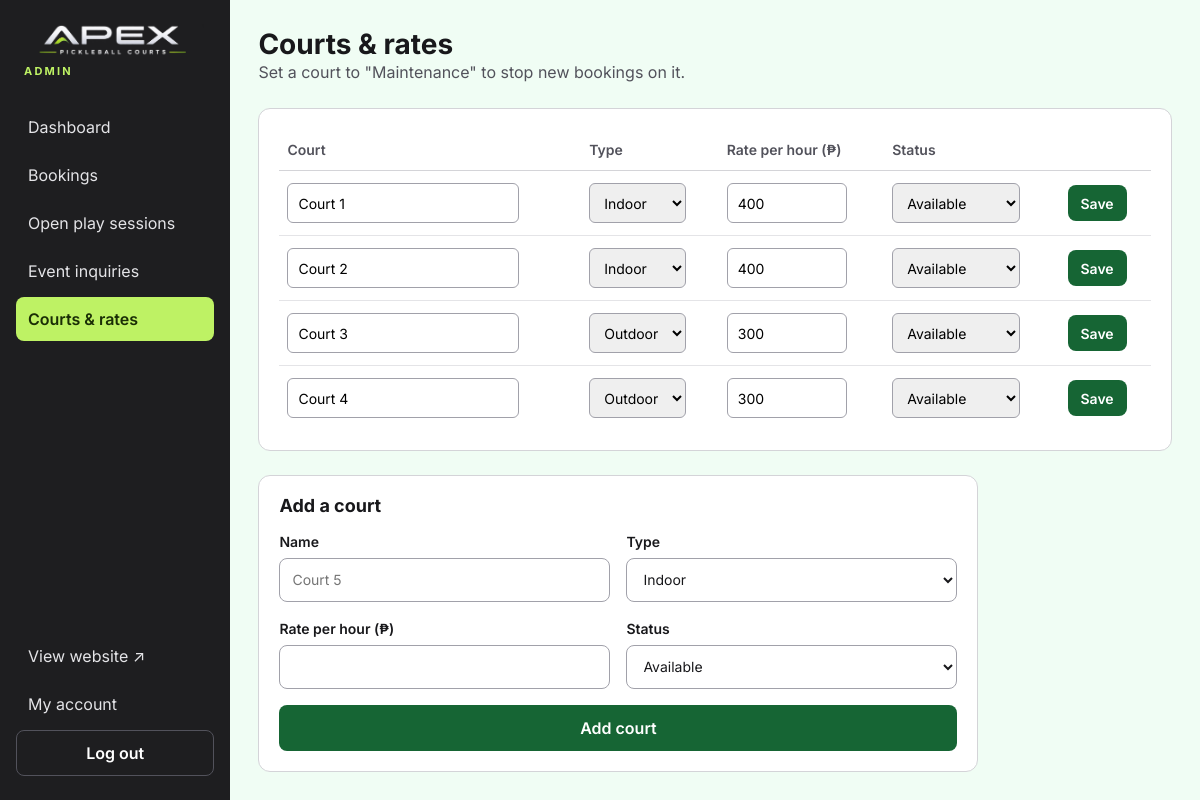
/admin/courts.php (signed in), run on the app's committed database.
### tables this page shows
CREATE TABLE courts (
  id INT AUTO_INCREMENT PRIMARY KEY,
  name VARCHAR(50) NOT NULL,
  court_type VARCHAR(20) NOT NULL DEFAULT 'Indoor',
  hourly_rate DECIMAL(10,2) NOT NULL,
  status VARCHAR(20) NOT NULL DEFAULT 'available',  
  sort_order INT NOT NULL DEFAULT 0
);

### includes/functions.php (called while the page is built, shortened)
<?php
function e($value): string
{
    return htmlspecialchars((string) $value, ENT_QUOTES, 'UTF-8');
}

### admin/courts.php (the view, shortened to what this page needs)
<?php
require __DIR__ . '/../includes/functions.php';
$pdo = db();
$types = ['Indoor', 'Outdoor'];
$statuses = ['available' => 'Available', 'maintenance' => 'Maintenance'];
$courts = $pdo->query('SELECT * FROM courts ORDER BY sort_order, id')->fetchAll();
require __DIR__ . '/../includes/admin_header.php';
?>
<div class="admin-top">
  <div><h1>Courts &amp; rates</h1><p class="muted">Set a court to "Maintenance" to stop new bookings on it.</p></div>
</div>
<section class="panel">
  <div class="table-wrap">
    <table class="table">
      <thead><tr><th>Court</th><th>Type</th><th>Rate per hour (₱)</th><th>Status</th><th><span class="sr-only">Save</span></th></tr></thead>
      <tbody>
      <?php foreach ($courts as $c): $fid = 'court-' . (int) $c['id']; ?>
        <tr>
          <td><input form="<?= $fid ?>" aria-label="Court name" class="field-input" type="text" name="name" value="<?= e($c['name']) ?>" required style="min-height: 40px; padding: 6px 10px; border: 1px solid #a1a1aa; border-radius: 6px; font: inherit"></td>
          <td><select form="<?= $fid ?>" aria-label="Court type" name="court_type" style="min-height: 40px; padding: 6px 10px; border: 1px solid #a1a1aa; border-radius: 6px; font: inherit">
            <?php foreach ($types as $t): ?><option <?= $c['court_type'] === $t ? 'selected' : '' ?>><?= $t ?></option><?php endforeach; ?></select></td>
          <td><input form="<?= $fid ?>" aria-label="Hourly rate" type="number" name="hourly_rate" min="0" step="1" value="<?= e((float) $c['hourly_rate']) ?>" required style="min-height: 40px; width: 120px; padding: 6px 10px; border: 1px solid #a1a1aa; border-radius: 6px; font: inherit"></td>
          <td><select form="<?= $fid ?>" aria-label="Status" name="status" style="min-height: 40px; padding: 6px 10px; border: 1px solid #a1a1aa; border-radius: 6px; font: inherit">
            <?php foreach ($statuses as $v => $l): ?><option value="<?= $v ?>" <?= $c['status'] === $v ? 'selected' : '' ?>><?= $l ?></option><?php endforeach; ?></select></td>
          <td>
            <form method="post" id="<?= $fid ?>"><?= csrf_field() ?><input type="hidden" name="action" value="save"><input type="hidden" name="id" value="<?= (int) $c['id'] ?>">
              <button type="submit" class="btn btn-sm btn-primary">Save</button>
            </form>
          </td>
        </tr>
      <?php endforeach; ?>
      </tbody>
    </table>
  </div>
</section>
<section class="panel" style="max-width: 720px">
  <h2 style="font-size: 18px">Add a court</h2>
  <form method="post" class="form-grid">
    <label class="field">Name<input type="text" name="name" required placeholder="Court 5"></label>
    <label class="field">Type<select name="court_type"><?php foreach ($types as $t): ?><option><?= $t ?></option><?php endforeach; ?></select></label>
    <label class="field">Rate per hour (₱)<input type="number" name="hourly_rate" min="0" step="1" required></label>
    <label class="field">Status<select name="status"><?php foreach ($statuses as $v => $l): ?><option value="<?= $v ?>"><?= $l ?></option><?php endforeach; ?></select></label>
    <button type="submit" class="btn btn-primary full">Add court</button>
  </form>
</section>
<?php require __DIR__ . '/../includes/admin_footer.php'; ?>

### assets/css/style.css (style rules this page uses)
:root { --charcoal: #1e1e20; --lime: #bef264; --lime-strong: #84cc16; --lime-ink: #1a2e05; --green: #166534; --green-deep: #14532d; --mint: #f0fdf4; --mint-2: #dcfce7; --ink: #18181b; --muted: #52525b; --line: #d4d4d8; --line-soft: #e4e4e7; --white: #ffffff; --radius: 12px; --shadow: 0 8px 24px rgba(20, 83, 45, 0.12); }
*, *::before, *::after { box-sizing: border-box; }
html { scroll-behavior: smooth; }
body { margin: 0; font-family: Inter, system-ui, -apple-system, "Segoe UI", sans-serif; color: var(--ink); background: var(--white); line-height: 1.5; }
h1, h2, h3 { line-height: 1.15; margin: 0; }
p { margin: 0; }
.muted { color: var(--muted); }
.btn { display: inline-flex; align-items: center; justify-content: center; gap: 8px; min-height: 44px; padding: 10px 20px; border-radius: 8px; border: 1px solid transparent; font: inherit; font-weight: 600; text-decoration: none; cursor: pointer; transition: background .15s, border-color .15s, color .15s, transform .15s; }
.btn-primary { background: var(--green); color: var(--white); }
.btn-sm { min-height: 36px; padding: 6px 12px; font-size: 14px; }
.field { display: flex; flex-direction: column; gap: 6px; font-size: 14px; font-weight: 600; }
.field input, .field select, .field textarea { min-height: 44px; padding: 10px 12px; border: 1px solid #a1a1aa; border-radius: 8px; font: inherit; font-weight: 400; background: var(--white); color: var(--ink); width: 100%; }
.form-grid { display: grid; grid-template-columns: repeat(auto-fit, minmax(220px, 1fr)); gap: 16px; }
.form-grid .full { grid-column: 1 / -1; }
.admin-body { background: var(--mint); }
.admin-top { display: flex; flex-wrap: wrap; justify-content: space-between; align-items: center; gap: 16px; }
.admin-top h1 { font-size: 28px; }
.panel { background: var(--white); border: 1px solid var(--line); border-radius: var(--radius); padding: 20px; display: flex; flex-direction: column; gap: 14px; }
.table-wrap { overflow-x: auto; }
.table { width: 100%; border-collapse: collapse; font-size: 14px; min-width: 640px; }
.table th { text-align: left; color: var(--muted); font-weight: 600; padding: 10px 8px; border-bottom: 1px solid var(--line); white-space: nowrap; }
.table td { padding: 12px 8px; border-bottom: 1px solid var(--line-soft); vertical-align: middle; }
.table tr:last-child td { border-bottom: none; }

### data on the page
courts: name "Court 1", court_type "Indoor", hourly_rate "400", status "Available"
courts: name "Court 2", court_type "Indoor", hourly_rate "400", status "Available"
courts: name "Court 3", court_type "Outdoor", hourly_rate "300", status "Available"
courts: name "Court 4", court_type "Outdoor", hourly_rate "300", status "Available"

### other printed values
$label "Dashboard"
$label "Bookings"
$label "Open play sessions"
$label "Event inquiries"
$label "Courts & rates"
form field court_type "Indoor"
form field status "Available"
